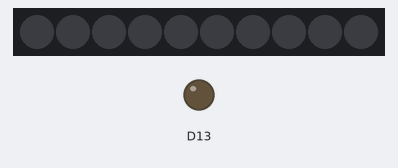
This sketch was run on a simulated Adafruit Circuit Playground Express. On the bench: 10 RGB LEDs in strip order, left to right, output pins drawn as LEDs (lit = HIGH). Dim RGB values are drawn brighter than linear.

Above: at 0.1 s.
At 0.6 s:
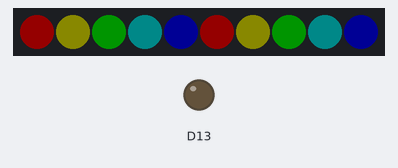

Measured:
- what the display in image 1 shows lasts 5.0 s, from 0.5 s to 5.5 s

The sketch:

Hello_NeoPixels.ino
```cpp
#include <Adafruit_CircuitPlayground.h>

void setup() {
  CircuitPlayground.begin();
}

void loop() {
  CircuitPlayground.clearPixels();

  delay(500);

  CircuitPlayground.setPixelColor(0, 255,   0,   0);
  CircuitPlayground.setPixelColor(1, 128, 128,   0);
  CircuitPlayground.setPixelColor(2,   0, 255,   0);
  CircuitPlayground.setPixelColor(3,   0, 128, 128);
  CircuitPlayground.setPixelColor(4,   0,   0, 255);

  CircuitPlayground.setPixelColor(5, 0xFF0000);
  CircuitPlayground.setPixelColor(6, 0x808000);
  CircuitPlayground.setPixelColor(7, 0x00FF00);
  CircuitPlayground.setPixelColor(8, 0x008080);
  CircuitPlayground.setPixelColor(9, 0x0000FF);

  delay(5000);
}
```
